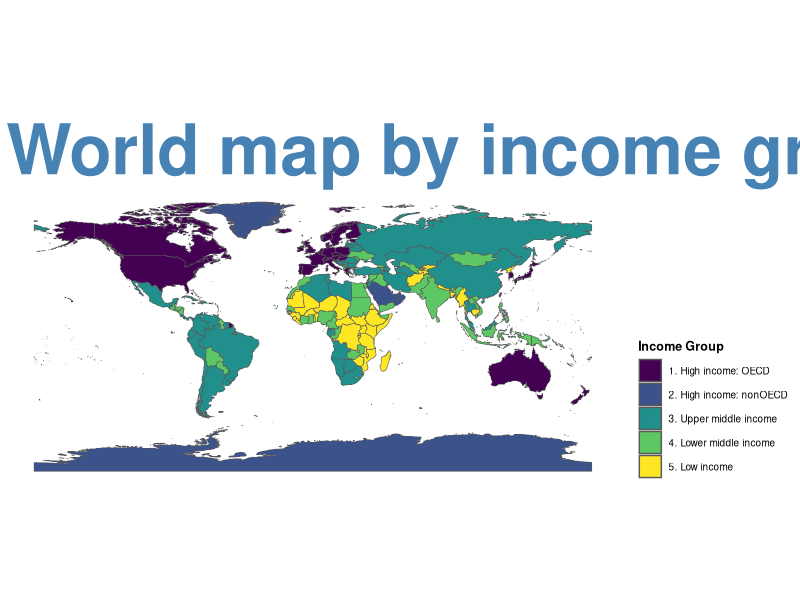
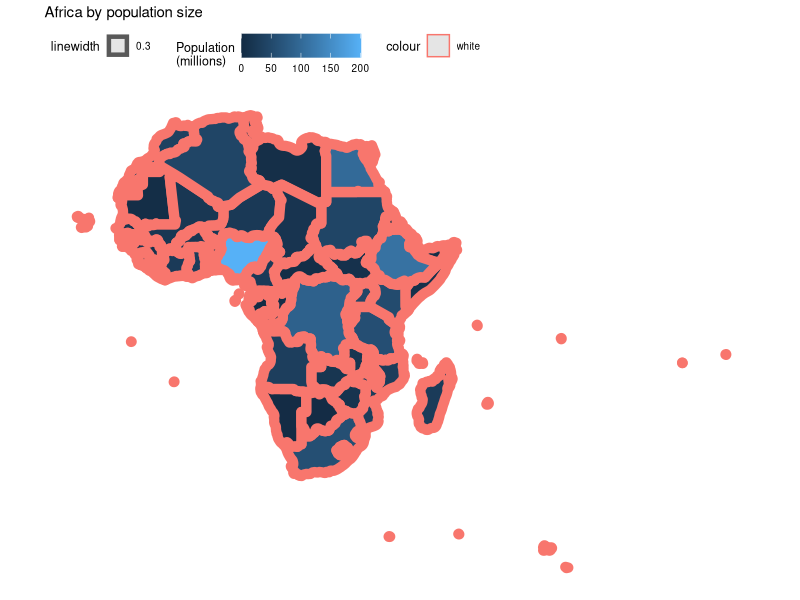

Recreate these plots in R, in order.
setwd("/Users/htetphyoaung/TrainR")
rm(list=ls())

library(tidyverse)
library(sf)
library(ggthemes)
library(rnaturalearth)


#load the data set

world <- ne_countries(scale = "medium",
                      returnclass = "sf")

view(world)


world %>% 
  ggplot(aes(fill = income_grp))+
  geom_sf()+
  labs(title = "World map by income group",
       fill = "Income Group")+
  scale_fill_viridis_d()+
  theme_map()+
  theme(legend.position = "right",
        legend.title = element_text(face = "bold"),
        plot.title = element_text(size = 50,
                                  colour = "steelblue",
                                  vjust = 0.5,
                                  face = "bold"))




world %>% 
  filter(region_un == "Africa") %>% 
  ggplot()+
  geom_sf(aes(fill = pop_est/1e6,
              colour = "white",
              lwd = 0.3))+
  labs(title = "Africa by population size",
       fill = "Population\n(millions)")+
  theme_map()+
  theme(legend.position = "top")
